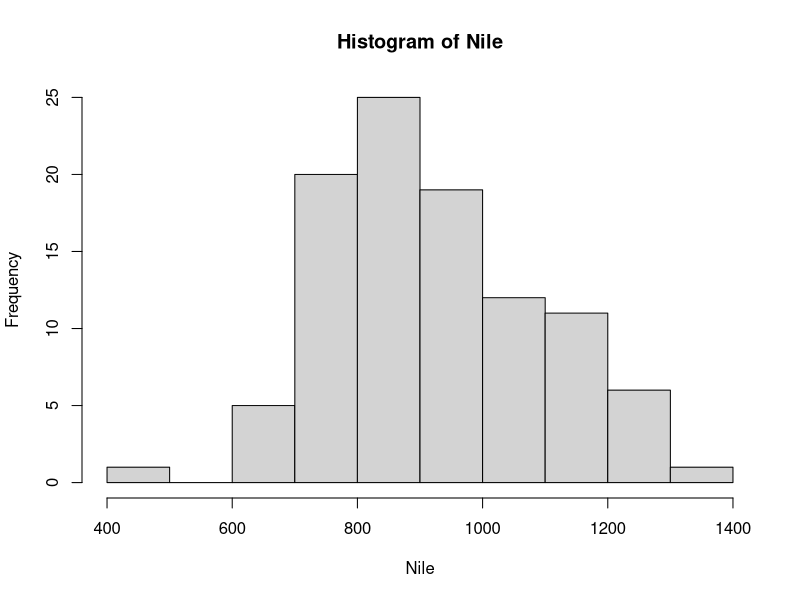
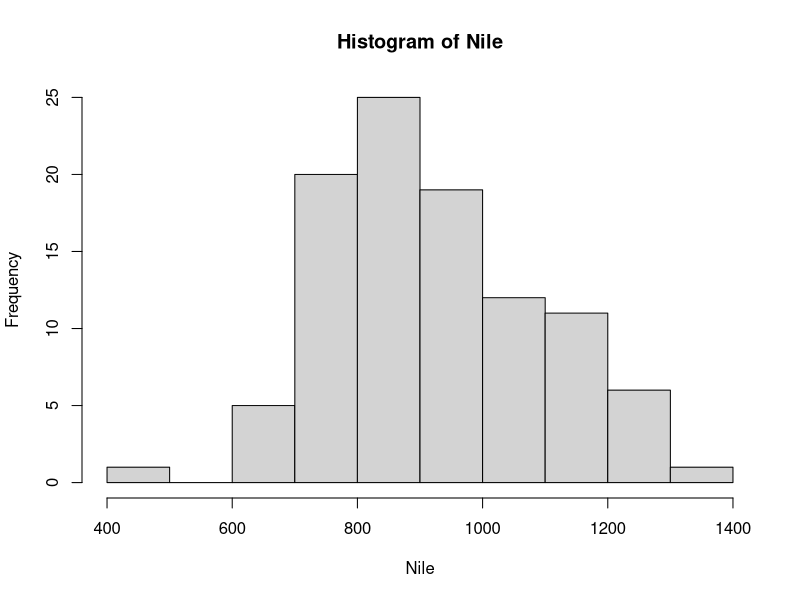

The R source for these figures, in order:
# Creating a vector consisting of the numbers 1, 2, and 4
x <- c(1, 2, 4)

# Creating a new vector by repeating x and adding 8
q <- c(x, x, 8)

# Printing the third element of x (indexing starts at 1 in R)
print(x[3])

# Subsetting a vector: extracting the first two elements
subset_x <- x[1:2]
print(subset_x)

# Calculating the mean of x
y <- mean(x)
print(y)  # Printing the mean

# Calculating the standard deviation of x
std <- sd(x)
print(std)  # Printing the standard deviation

# Listing available datasets in the "datasets" package
data()

# Computing and displaying the mean and standard deviation of the "Nile" dataset
print(mean(Nile))
print(sd(Nile))

# Plotting a histogram of the "Nile" dataset
hist(Nile)

# Changing the number of bins in the histogram
hist(Nile, breaks = 10)

# Quitting R (uncomment to use)
# q()
